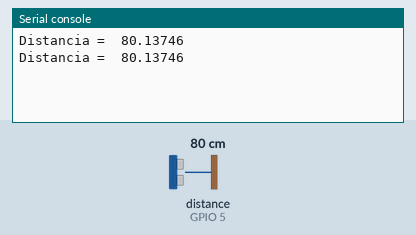
Simulated run of this program. Board: ESP32 board running MicroPython. Shown: the last lines printed to the serial console. The test bench sets the inputs (shaded band); at power-on: distance to the obstacle (sensor on GPIO 5) 80 cm. The echo pulse lasts 58.3 µs per cm; library files of the repository ran but are not shown: hcsr04.py.

Above: at 1.2 s.
1.3 s: distance to the obstacle (sensor on GPIO 5) set to 2 cm
At 2.6 s:
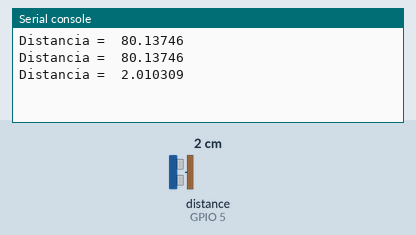
2.8 s: distance to the obstacle (sensor on GPIO 5) set to 4 cm
At 3.8 s:
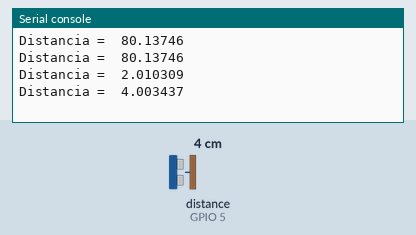
Timing chart, 0 to 5.8 s (numbered marks = the images above; inputs shaded):
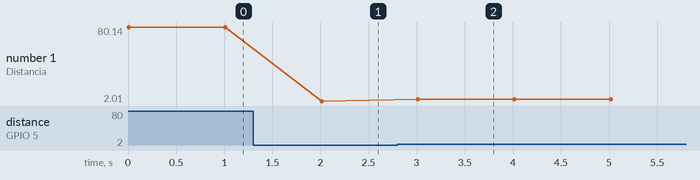

The program:

distanciaHCSR04.py
```python
from hcsr04 import HCSR04
from time import sleep


medidor = HCSR04 (trigger_pin = 4, echo_pin = 5)
while (True):
    try:
        distancia = medidor.distance_cm ()
        print ("Distancia = ", distancia)
        sleep (1)
    except:
        print ("Error!")
```

Measured:
- after the input at 1.3 s, the serial console: prints a new line after 0.71 s (image 1)
- after the input at 2.8 s, the serial console: prints a new line after 0.21 s (image 2)
- plotted number 1: 80.14 → 2.01 after the input at 1.3 s, 2.01 → 4 after the input at 2.8 s
